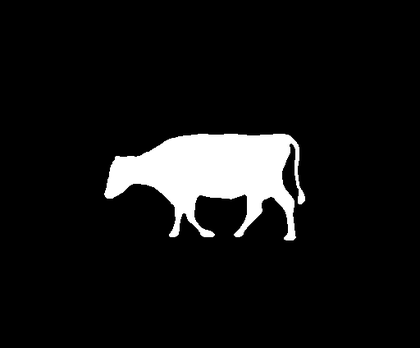
%> input picture Code/data_-103712361_bw.bmp, 420 x 348 px, shrunk from 512 x 424 before the run
$ octave --eval "result = GetContour2(imread('data_-103712361_bw.bmp'));"   (GNU Octave 9; MATLAB toolbox functions it lacks are replaced by stand-ins)
%> lines starting %> are read from the running program, lines starting %| are printed output that depends on the picture; in (x1, y1, x2, y2) boxes, pixels count from 0 and x2, y2 are one past the last pixel; in counts of white or black regions, pixels touching at a corner belong together; the program's own positions count from 1
function  [aa,bb,edge]=GetContour2(bw)
%----------------------------------------
%Name: contour=GetContour(bw)
%Desc: To get the point's position along the boundary
%      bw is a n×n matrix
%Para: In bw, Non-zero point present the position of the shape
%Return:aa ,bb--the point's position along the boundary
%----------------------------------------
if max(max(bw))>1;

    I2=im2bw(bw,0.5);
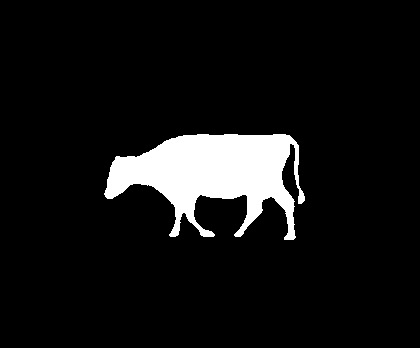
%> I2: size 348x420 logical; 7.9% white; 1 white region, box (x1, y1, x2, y2) and area: (104, 134, 305, 240) 11566
else
    I2=bw;
end

[mm,nn]=size(bw);
%> mm = 348; nn = 420
   I3=bwperim(I2);  %   查找二值图像的边缘
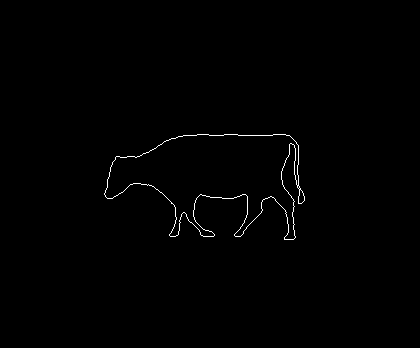
%> I3: size 348x420 logical; 0.58% white in thin lines or dots, all inside (x1, y1, x2, y2) = (104, 134, 305, 240)
 edge=zeros(mm,nn);
   i=1;
   for j=1:nn;
       I3(i,j)=0;
   end
   i=mm;
%> i = 348
   for j=1:nn;
       I3(i,j)=0;
   end
   j=1;
   for i=1:mm;
       I3(i,j)=0;
   end
   j=nn;
%> j = 420
   for i=1:mm;
       I3(i,j)=0;
   end


   dx=[-1,-1,-1,0,1,1,1,0];
   dy=[-1,0,1,1,1,0,-1,-1]; %   8个方向
   for i=1:mm;
       for j=1:nn;

           y=j;
           x=mm-i+1;
           if I3(x,y)==1;       % 坐标移至轮廓左下处
               sx=x;
               sy=y;
           end
       end
   end
%> after the loop, sx = 135; sy = 286
   cx=sx;
%> cx = 135
   cy=sy;
%> cy = 286
   temp=0;
   NO=1;

   bFindStartPoint = 0;
   while(~bFindStartPoint); %   将搜索到的轮廓点存入edge，轮廓坐标存入aa和bb
       aa(NO)=cx;
       bb(NO)=cy;
       edge(cx,cy)=1;
       bFindPoint =0;
       while ~bFindPoint;
               tx=cx+dx(temp+1);
               ty=cy+dy(temp+1);
               pixel = I3(tx,ty);
               if pixel==1;
                   bFindPoint = 1;
                   cx=tx;
                   cy=ty;
                   if cx==sx&cy==sy;
                       bFindStartPoint=1;
                   end
                   temp=temp-1;
                   if temp==-1;
                       temp=7;
                   end
                   temp=temp-1;
                   if temp==-1;
                       temp=7;
                   end
               else
                   temp=temp+1;
                   if temp==8;
                       temp=0;
                   end
               end
           end
           NO=NO+1;

       end
%> after the loop, NO = 849; aa = 848 values, max 240 at index 234, min 135 at index 1, mean 188; bFindStartPoint = 1; bb = 848 values, max 305 at index 66, min 105 at index 642, mean 227.4; temp = 1
%> `result = GetContour2(imread('data_-103712361_bw.bmp'));`: result has the same summary as aa in GetContour2

$ run again, on Code/data_-4824099_bw.bmp
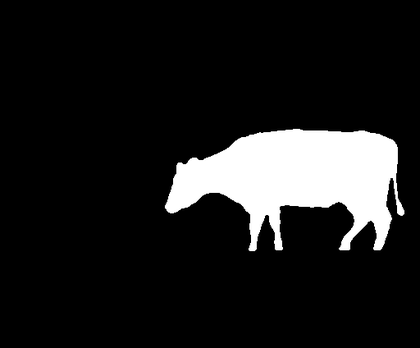
%> input picture Code/data_-4824099_bw.bmp, 420 x 348 px, shrunk from 512 x 424 before the run
%> in GetContour2, `I2=im2bw(bw,0.5);`:
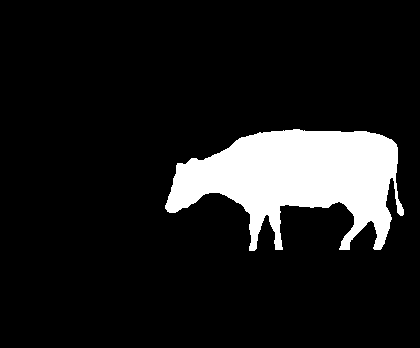
%> I2: size 348x420 logical; 11.5% white; 1 white region, box (x1, y1, x2, y2) and area: (165, 129, 404, 251) 16784
%> in GetContour2, `I3=bwperim(I2);`:
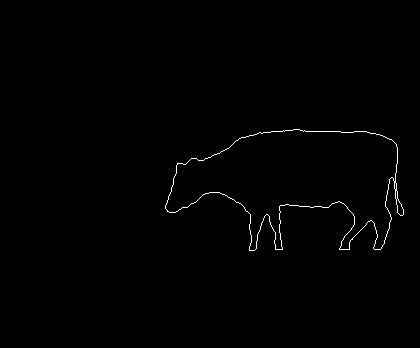
%> I3: size 348x420 logical; 0.61% white in thin lines or dots, all inside (x1, y1, x2, y2) = (165, 129, 404, 251)
%> after the loop in GetContour2, `for i=1:mm;`: sx = 130; sy = 300
%> cx = 130
%> cy = 300
%> after the loop in GetContour2, `while(~bFindStartPoint);`: NO = 887; aa = 886 values, max 251 at index 591, min 130 at index 1, mean 195.4; bFindStartPoint = 1; bb = 886 values, max 404 at index 163, min 166 at index 720, mean 303.9; temp = 1
%> result has the same summary as aa in GetContour2

$ run again, on Code/1.bmp
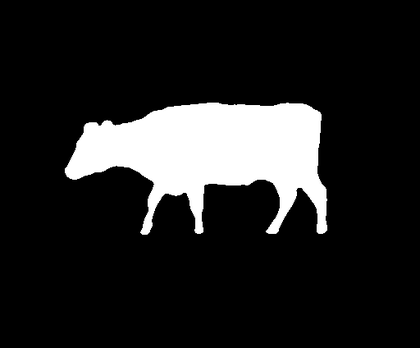
%> input picture Code/1.bmp, 420 x 348 px, shrunk from 512 x 424 before the run
%> in GetContour2, `I2=im2bw(bw,0.5);`:
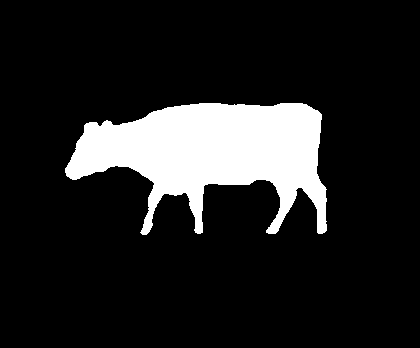
%> I2: size 348x420 logical; 13.5% white; 1 white region, box (x1, y1, x2, y2) and area: (65, 103, 327, 235) 19792
%> in GetContour2, `I3=bwperim(I2);`:
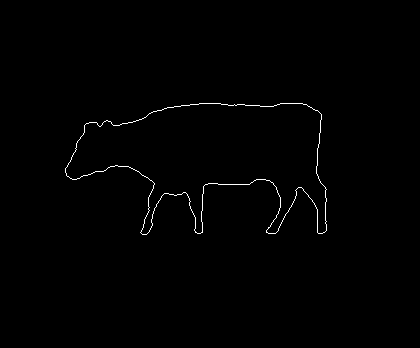
%> I3: size 348x420 logical; 0.64% white in thin lines or dots, all inside (x1, y1, x2, y2) = (65, 103, 327, 235)
%> after the loop in GetContour2, `for i=1:mm;`: sx = 104; sy = 303
%> cx = 104
%> cy = 303
%> after the loop in GetContour2, `while(~bFindStartPoint);`: NO = 937; aa = 936 values, max 235 at index 523, min 104 at index 1, mean 172.1; bFindStartPoint = 1; bb = 936 values, max 327 at index 95, min 66 at index 669, mean 214; temp = 1
%> result has the same summary as aa in GetContour2
